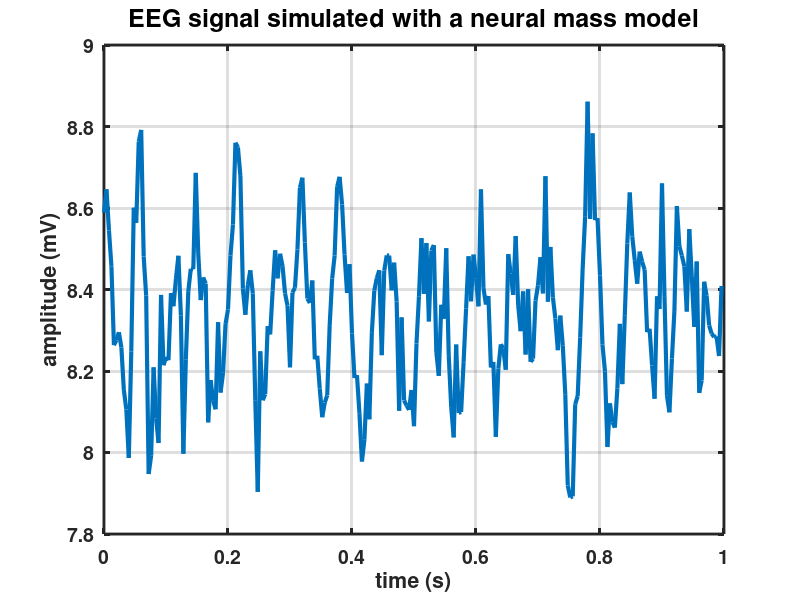
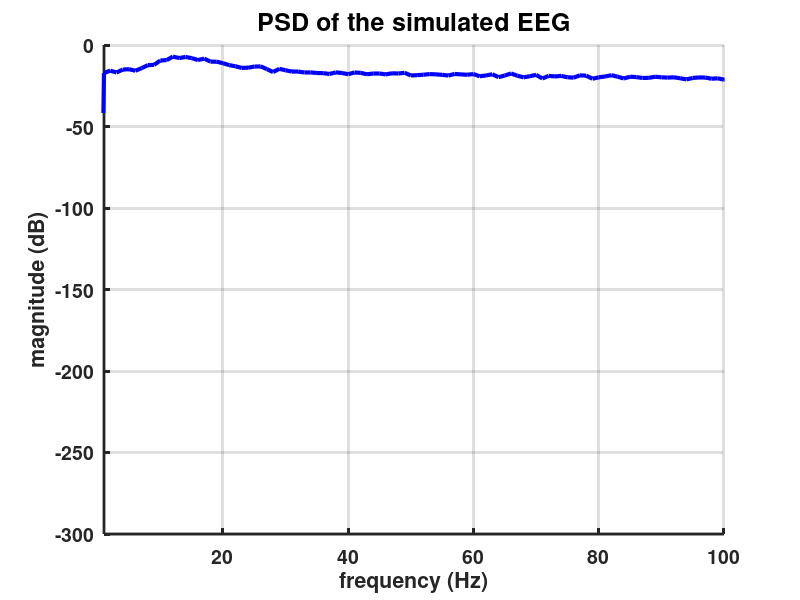
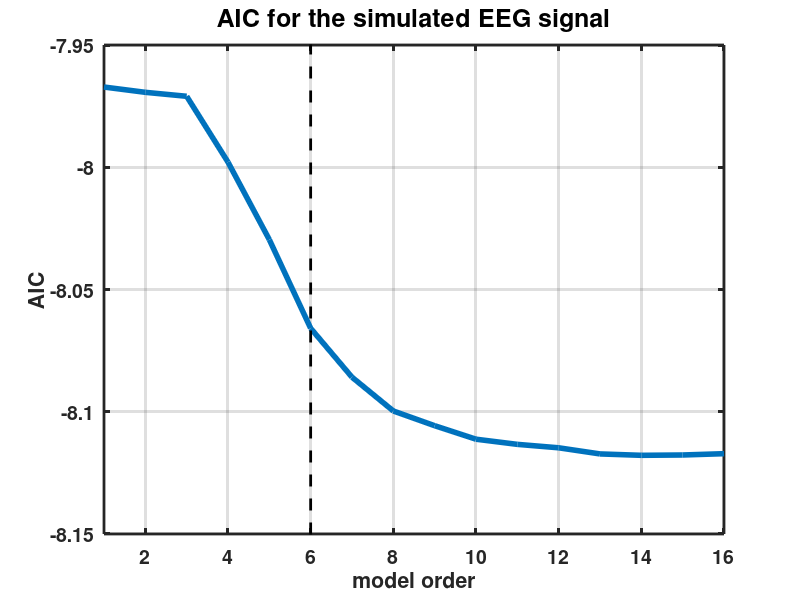
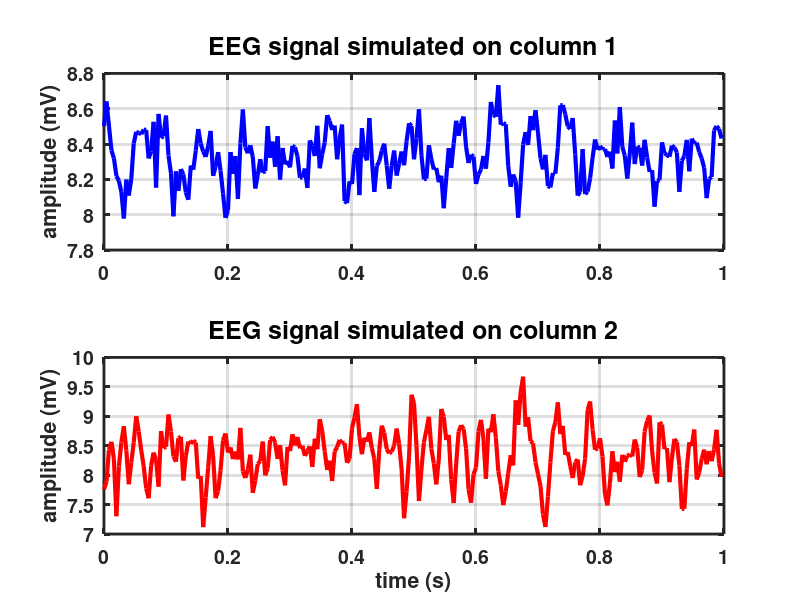

These figures' MATLAB source, in order:

%% Plotting the figures for the SINGLE column case

clear all; clc
load('data_single')
load('results_single')

Nc = size(x,1);
Ns = size(x,2);
Nt = size(x,3);

% plotting the signal in time
t = [0:(Ns-1)]/Fs;
plot(t,x(1,:,1),'LineWidth',3.0)
set(gca,'LineWidth',2.0,'FontSize',14,'FontWeight','bold')
set(gcf,'position',[273   244   917   423])
xlabel('time (s)')
ylabel('amplitude (mV)')
title('EEG signal simulated with a neural mass model','FontSize',18,'FontWeight','bold')
grid on

% plotting the estimated power spectral density (using the periodogram)
psd = zeros(1,Ns);
for trial = 1:Nt  
    datatrial = (x(1,:,trial)-mean(x(1,:,trial),2));
    psd = psd + 1/Nt*1/Ns*abs(fft(datatrial)).^2;         
end
figure; hold on
freqs = [0:(Ns-1)]/Ns*Fs;
plot(freqs,10*log10(psd),'Color','blue','LineWidth',3.0)
set(gca,'LineWidth',2.0,'FontSize',14,'FontWeight','bold')
xlim([freqs(2) 100])
set(gcf,'position',[368   189   680   529])
grid on
xlabel('frequency (Hz)')
ylabel('magnitude (dB)')
title('PSD of the simulated EEG','FontSize',18,'FontWeight','bold')

figure
pmax = size(aic,2);
plot(aic,'LineWidth',4.0)
hold on
plot([6 6],[-9 -7],'LineWidth',2.0,'LineStyle','--','Color','black')
xlim([1 pmax])
ylim([-8.15 -7.95])
set(gca,'LineWidth',2.0,'FontSize',14,'FontWeight','bold')
grid on
xlabel('model order')
ylabel('AIC')
title('AIC for the simulated EEG signal','FontSize',18,'FontWeight','bold')
set(gcf,'position',[297 165 598 446])

figure
Nf = size(Par,3);
freqs = linspace(0,0.5,Nf)*Fs;
spectplot = reshape(Par(1,1,:),1,[]);
AR = plot(freqs,10*log10(abs(spectplot)),'LineWidth',4.0,'Color','blue');
hold on
freqs = [0:(Ns-1)]/Ns*Fs;
PSD = plot(freqs,10*log10(psd),'Color','black','LineWidth',2.0);
xlim([freqs(2) Fs/2])
set(gcf,'Position',[303 189 677 527])
set(gca,'LineWidth',2.0,'FontSize',14,'FontWeight','bold')
grid on
xlabel('frequency (Hz)')
ylabel('magnitude (dB)')
legend([AR PSD],'AR','PSD')
title('Autospectra with AR model and periodogram','FontSize',18,'FontWeight','bold')

%% Plotting the figures for the DOUBLE column case

clear all; clc
load('data_double')
load('results_double')

Nc = size(x,1);
Ns = size(x,2);
Nt = size(x,3);

% plotting the signal in time
t = [0:(Ns-1)]/Fs;

subplot(Nc,1,1)
plot(t,x(1,:,1),'LineWidth',3.0,'color','blue')
set(gca,'LineWidth',2.0,'FontSize',14,'FontWeight','bold')
ylabel('amplitude (mV)')
title('EEG signal simulated on column 1','FontSize',18,'FontWeight','bold')
grid on

subplot(Nc,1,2)
plot(t,x(2,:,1),'LineWidth',3.0,'color','red')
set(gca,'LineWidth',2.0,'FontSize',14,'FontWeight','bold')
ylabel('amplitude (mV)')
xlabel('time (s)')
title('EEG signal simulated on column 2','FontSize',18,'FontWeight','bold')
grid on

set(gcf,'position',[243   129   949   580])

% plotting the estimated power spectral density (using the periodogram)

figure

colors = {'b','r'};
for c = 1:2
    
    subplot(1,2,c)
    psd = zeros(1,Ns);
    for trial = 1:Nt  
        datatrial = (x(c,:,trial)-mean(x(c,:,trial),2));
        psd = psd + 1/Nt*1/Ns*abs(fft(datatrial)).^2;         
    end
    freqs = [0:(Ns-1)]/Ns*Fs;
    plot(freqs,10*log10(psd),'Color',colors{c},'LineWidth',3.0)
    set(gca,'LineWidth',2.0,'FontSize',14,'FontWeight','bold')
    xlim([freqs(2) 100])
    set(gcf,'position',[368   189   680   529])
    grid on
    xlabel('frequency (Hz)')
    ylabel('magnitude (dB)')
    title(['PSD at channel ' num2str(c)],'FontSize',18,'FontWeight','bold')
    
end
set(gcf,'position',[194 227 1133 454])

figure
pmax = size(aic,2);
plot(aic,'LineWidth',4.0)
hold on
plot([12 12],[-14 -12],'LineWidth',2.0,'LineStyle','--','Color','black')
xlim([1 pmax])
ylim([-13.5 -12])
set(gca,'LineWidth',2.0,'FontSize',14,'FontWeight','bold')
grid on
xlabel('model order')
ylabel('AIC')
title('AIC for the case of two columns','FontSize',18,'FontWeight','bold')
set(gcf,'position',[297 165 598 446])

Nf = size(Par,3);
figure; n = 1;
for ci = 1:Nc
    for cj = 1:Nc
   
        subplot(Nc,Nc,n)
        if ci == cj
            
            hold on
            freqs = linspace(0,0.5,Nf)*Fs;
            spectplot = reshape(Par(ci,cj,:),1,[]);
            plot(freqs,10*log10(abs(spectplot)),'Color','blue','LineWidth',4.0)
              
            xlim([freqs(2) Fs/2])
            
            set(gca,'LineWidth',2.0,'FontSize',14,'FontWeight','bold')             
            title(['PAR ' num2str(cj) num2str(ci) ' (dB)'],'FontSize',18)
            
        else
            freqs = linspace(0,0.5,Nf)*Fs;
            gpdcplot = reshape(gpdc(ci,cj,:),1,[]);
            plot(freqs,abs(gpdcplot).^2,'Color','blue','LineWidth',4.0)
            ylim([0 1])
            xlim([0 Fs/2])      
            
            set(gca,'LineWidth',2.0,'FontSize',14,'FontWeight','bold') 
            title(['|gPDC|^2 (' num2str(cj) ') -> (' num2str(ci) ')'],'FontSize',18)
            
        end        
               
        xlabel('frequency (Hz)')
        n = n+1;
        
    end
end
set(gcf,'Position',[275 57 808 713])

%%

Nf = size(Par,3);
figure

ci = 1; cj = 1;
subplot(1,2,1)
spectplot = reshape(Par(ci,cj,:),1,[]);
freqs = linspace(0,0.5,Nf)*Fs;
plot(freqs,10*log10(abs(spectplot)),'LineWidth',4.0,'Color','blue')
psd = zeros(1,Ns);
for trial = 1:Nt  
    datatrial = (x(ci,:,trial)-mean(x(ci,:,trial),2));
    psd = psd + 1/Nt*1/Ns*abs(fft(datatrial)).^2;         
end
freqs = [0:(Ns-1)]/Ns*Fs;
hold on
plot(freqs,10*log10(psd),'Color','black','LineWidth',2.0)
set(gca,'LineWidth',2.0,'FontSize',14,'FontWeight','bold') 
title(['Autospectrum channel ' num2str(cj)],'FontSize',18)
xlabel('frequency (Hz)')
xlim([freqs(2) Fs/2])
grid on

ci = 2; cj = 2;
subplot(1,2,2)
spectplot = reshape(Par(ci,cj,:),1,[]);
freqs = linspace(0,0.5,Nf)*Fs;
plot(freqs,10*log10(abs(spectplot)),'LineWidth',4.0,'Color','blue')
psd = zeros(1,Ns);
for trial = 1:Nt  
    datatrial = (x(ci,:,trial)-mean(x(ci,:,trial),2));
    psd = psd + 1/Nt*1/Ns*abs(fft(datatrial)).^2;         
end
freqs = [0:(Ns-1)]/Ns*Fs;
hold on
plot(freqs,10*log10(psd),'Color','black','LineWidth',2.0)
set(gca,'LineWidth',2.0,'FontSize',14,'FontWeight','bold') 
title(['Autospectrum channel ' num2str(cj)],'FontSize',18)
xlabel('frequency (Hz)')
xlim([freqs(2) Fs/2])
grid on

set(gcf,'Position',[105 193 1294 511])

%%

Nf = size(c001.pdc,3);
freqs = linspace(0,0.5,Nf);

figure

ci = 2; cj = 1;
subplot(1,2,1)
pdcplot = reshape(c001.pdc(ci,cj,:),1,[]);
plot(freqs,pdcplot,'LineWidth',4.0,'Color','blue')
hold on
thrplot = reshape(c001.th(2,1,:),1,[]);
plot(freqs,thrplot,'LineWidth',2.0,'LineStyle','--','Color','black')
set(gca,'LineWidth',2.0,'FontSize',14,'FontWeight','bold') 
title(['|gPDC|^2 (' num2str(cj) ') -> (' num2str(ci) ')'],'FontSize',18)
xlabel('frequency (Hz)')

ci = 1; cj = 2;
subplot(1,2,2)
pdcplot = reshape(c001.pdc(ci,cj,:),1,[]);
plot(freqs,pdcplot,'LineWidth',4.0,'Color','blue')
hold on
thrplot = reshape(c001.th(1,2,:),1,[]);
plot(freqs,thrplot,'LineWidth',2.0,'LineStyle','--','Color','black')
set(gca,'LineWidth',2.0,'FontSize',14,'FontWeight','bold') 
title(['|gPDC|^2 (' num2str(cj) ') -> (' num2str(ci) ')'],'FontSize',18)
xlabel('frequency (Hz)')

set(gcf,'Position',[191 241 966 392])


















